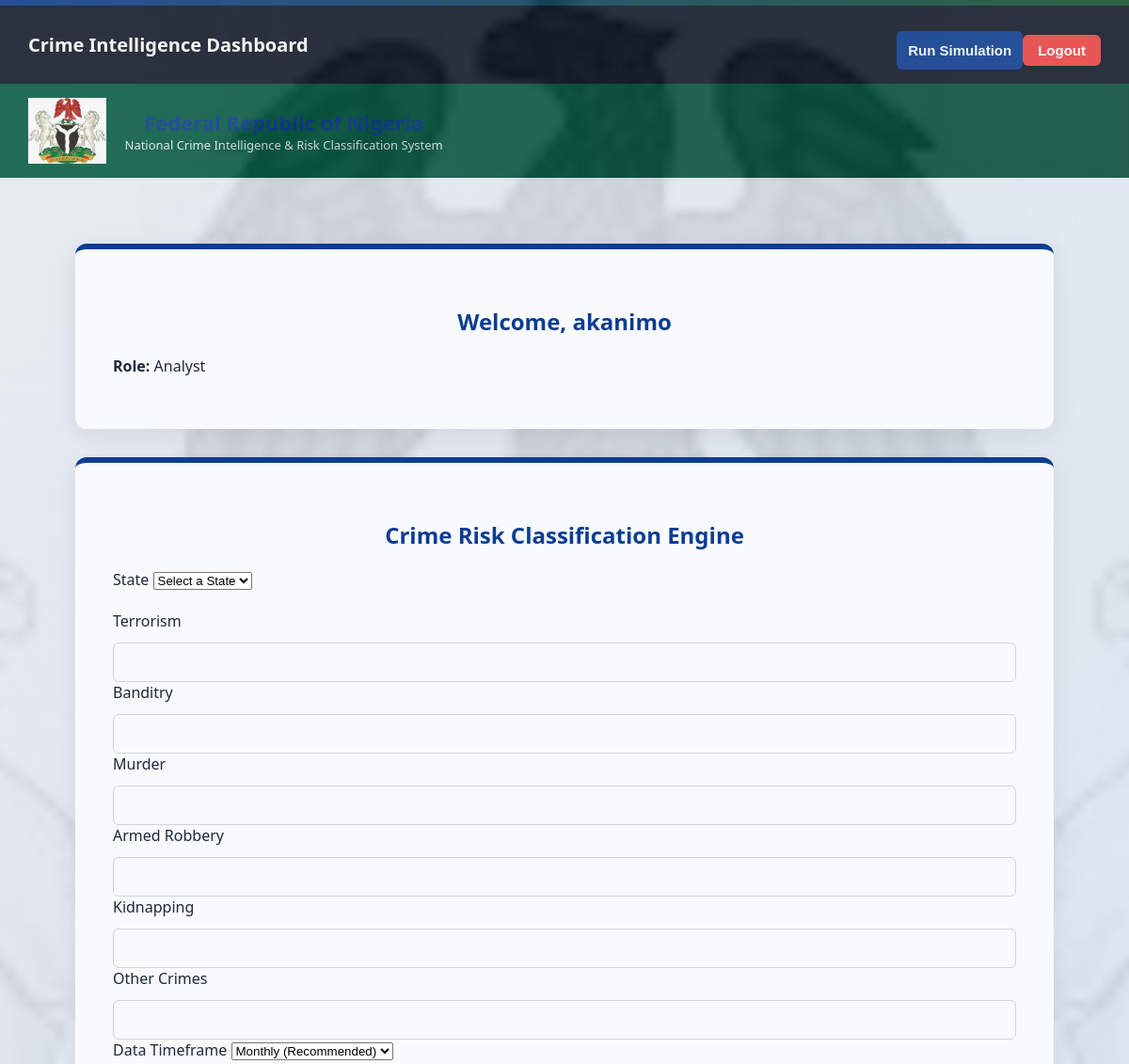
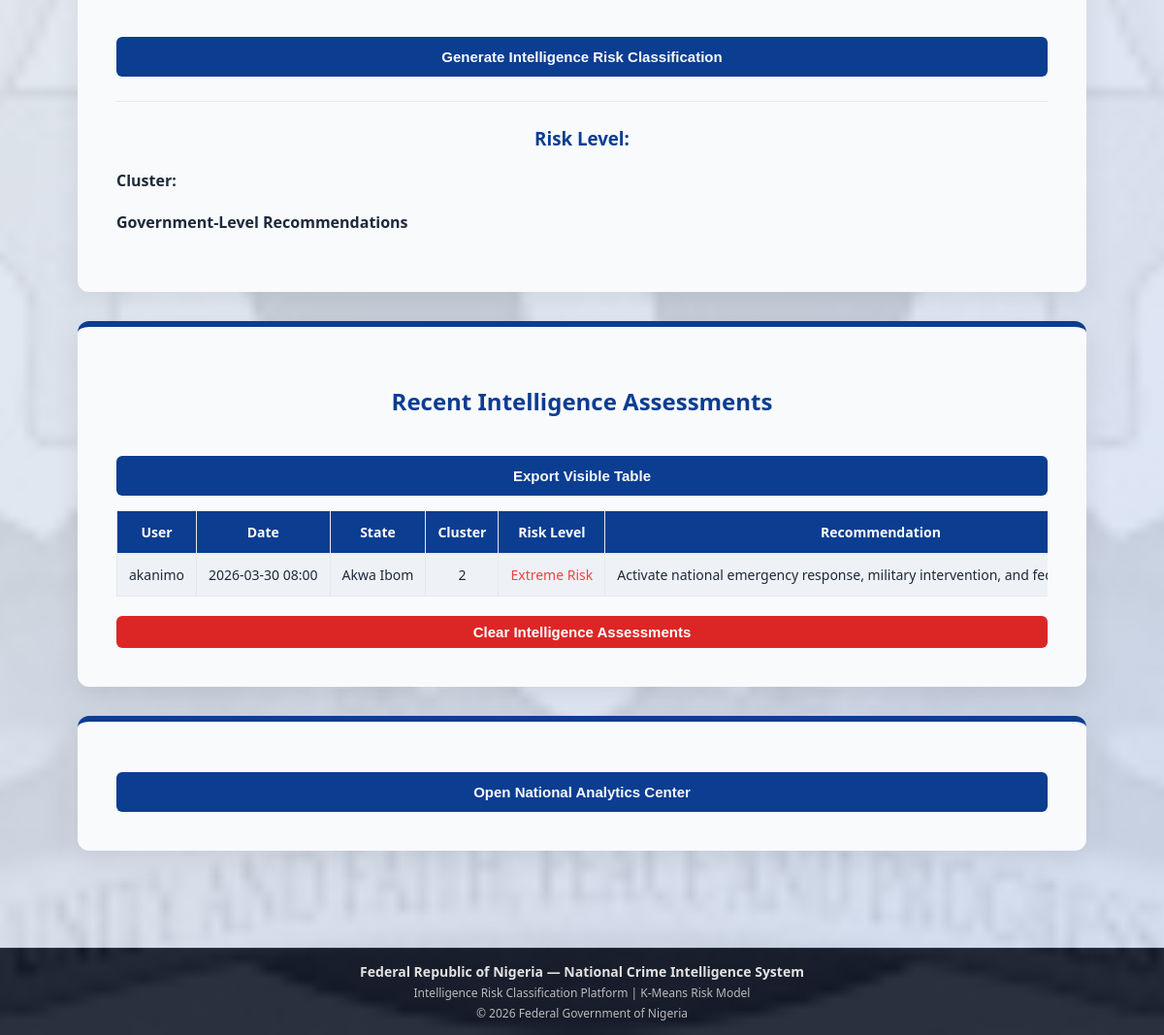
The app's page /dashboard (signed in) with its own data (2 pictures, top to bottom).
### models.py (models this page shows)
class User(Base):
    __tablename__ = "users"
    id = Column(Integer, primary_key=True, index=True)
    username = Column(String, unique=True, nullable=False)
    email = Column(String, unique=True, nullable=False)
    hashed_password = Column(String, nullable=False)
    role = Column(String, default="analyst")
    failed_attempts = Column(Integer, default=0)
    lock_until = Column(DateTime, nullable=True)
    reset_token = Column(String, nullable=True)
    reset_expiry = Column(DateTime, nullable=True)
    predictions = relationship("Prediction", back_populates="user")

class Prediction(Base):
    __tablename__ = "predictions"
    id = Column(Integer, primary_key=True, index=True)
    state = Column(String)
    Terrorism = Column(Float)
    Banditry = Column(Float)
    Murder = Column(Float)
    Armed_Robbery = Column(Float)
    Kidnapping = Column(Float)
    Other = Column(Float)
    cluster = Column(Integer)
    risk_level = Column(String)
    recommendation = Column(String, nullable=True)
    created_at = Column(DateTime, default=datetime.utcnow)
    user_id = Column(Integer, ForeignKey("users.id"))
    user = relationship("User", back_populates="predictions")

### main.py (the view)
@app.get("/dashboard")
def dashboard(
    request: Request,
    msg: str = None,
    user: models.User = Depends(get_current_user),
    db: Session = Depends(get_db)
):
    if user.role == "admin":
        history = (
        db.query(models.Prediction)
        .order_by(models.Prediction.created_at.desc())
        .all()
    )
    else:
        history = (
        db.query(models.Prediction)
        .filter(models.Prediction.user_id == user.id)
        .order_by(models.Prediction.created_at.desc())
        .all()
    )
    data = pd.read_csv("NIGERIA_2023_CRIME_WITH_CLUSTERS.csv")
    all_states = sorted(data["State"].unique().tolist())
    notification = None
    if msg == "cleared":
        notification = "All intelligence assessments have been cleared successfully."
    elif msg == "not_admin":
        notification = "Only administrators can clear intelligence assessments."
    return templates.TemplateResponse(
        "dashboard.html",
        {
            "request": request,
            "user": user,
            "history": history,
            "all_states": all_states,
            "notification": notification
        }
    )

### templates/dashboard.html (shortened to what this page needs)
<!DOCTYPE html>
<html>
<head>
    <link rel="stylesheet" href="/static/style.css">
</head>
<body>
<div class="top-bar">
    <div class="app-title">Crime Intelligence Dashboard</div>
    <div class="top-actions">
        <a href="/simulation">
    <button class="primary-btn">Run Simulation</button>
</a>
        <a href="/logout">
            <button class="logout-btn">Logout</button>
        </a>
    </div>
</div>
<div class="federal-header">
    <img src="/static/images/coat_of_arms.png" class="coat-logo">
    <div>
        <h1>Federal Republic of Nigeria</h1>
        <p>National Crime Intelligence & Risk Classification System</p>
    </div>
</div>
<div class="container">
    <div class="card">
        <h2>Welcome, {{ user.username }}</h2>
        <p><strong>Role:</strong> {{ user.role|capitalize }}</p>
    </div>
    <div class="card">
    <h2>Crime Risk Classification Engine</h2>
    <form method="post" action="/predict">
        <label>State</label>
        <select name="state" required>
            <option value="" disabled selected>Select a State</option>
        </select>
        <br><br>
        <label>Terrorism</label>
<input type="number" step="1" min="0" name="Terrorism" required>
<label>Banditry</label>
<input type="number" step="1" min="0" name="Banditry" required>
<label>Murder</label>
<input type="number" step="1" min="0" name="Murder" required>
<label>Armed Robbery</label>
<input type="number" step="1" min="0" name="Armed_Robbery" required>
<label>Kidnapping</label>
<input type="number" step="1" min="0" name="Kidnapping" required>
<label>Other Crimes</label>
<input type="number" step="1" min="0" name="Other" required>
<label>Data Timeframe</label>
<select name="timeframe" required>
    <option value="Monthly" selected>Monthly (Recommended)</option>
</select>
        <br><br>
        <button type="submit">Generate Intelligence Risk Classification</button>
    </form>
    {% if prediction is not none %}
<hr>
<h3>Risk Level: {{ risk_level }}</h3>
<p><strong>Cluster:</strong> {{ prediction }}</p>
<h4>Government-Level Recommendations</h4>
{% endif %}
</div>
    <div class="card">
       <h2>Recent Intelligence Assessments</h2>
        {% if history %}
          <div class="table-actions">
            <button onclick="exportTableToCSV()">
               Export Visible Table
            </button>
</div>
        <table id="intelligenceTable">
            <tr>
                <th>User</th>
                <th>Date</th>
                <th>State</th>
                <th>Cluster</th>
                <th>Risk Level</th>
                <th>Recommendation</th>
            </tr>
            {% for record in history %}
            <tr>
                <td>{{ record.user.username }}</td>
                <td>{{ record.created_at.strftime("%Y-%m-%d %H:%M") }}</td>
                <td>{{ record.state }}</td>
                <td>{{ record.cluster }}</td>
                <td>
                    {% if record.risk_level == "Low Risk" %}
                        <span style="color:#22c55e;">{{ record.risk_level }}</span>
                    {% elif record.risk_level == "Moderate Risk" %}
                        <span style="color:#facc15;">{{ record.risk_level }}</span>
                    {% elif record.risk_level == "High Risk" %}
                        <span style="color:#f97316;">{{ record.risk_level }}</span>
                    {% elif record.risk_level == "Extreme Risk" %}
                        <span style="color:#ef4444;">{{ record.risk_level }}</span>
                    {% else %}
                        {{ record.risk_level }}
                    {% endif %}
                </td>
                <td>{{ record.recommendation }}</td>
            </tr>
            {% endfor %}
        </table>
        <form method="post" action="/clear-history">
    <button class="danger-btn">Clear Intelligence Assessments</button>
</form>
    {% else %}
        <p>No intelligence records available yet.</p>
    {% endif %}
</div>
    <div class="card">
        <a href="/analytics">
            <button>Open National Analytics Center</button>
        </a>
    </div>
</div>
{% include "footer.html" %}
</body>
</html>

### static/style.css (style rules this page uses)
* { box-sizing: border-box; }
body { font-family: "Segoe UI", Arial, sans-serif; background: linear-gradient(135deg, #eef2f7, #e0ecff); color: #1e293b; margin: 0; padding: 0; position: relative; }
body::before { content: ""; display: block; height: 6px; background: linear-gradient(to right, #0b3d91, #14532d); }
body::after { content: ""; position: fixed; inset: 0; background-image: url("/static/images/coat_of_arms.png"); background-repeat: no-repeat; background-position: center; background-size: cover; opacity: 0.15; filter: grayscale(100%) brightness(0.75); pointer-events: none; z-index: 0; }
.container { width: 90%; max-width: 1100px; margin: 50px auto; padding: 20px; }
.card { background: #f8fafc; padding: 40px; border-radius: 12px; margin-bottom: 30px; box-shadow: 0 8px 28px rgba(0, 0, 0, 0.08); border-top: 6px solid #0b3d91; width: 100%; max-width: 100%; overflow: hidden; position: relative; z-index: 1; }
h1, h2, h3 { color: #0b3d91; margin-bottom: 20px; text-align: center; }
input { padding: 12px; margin-top: 12px; width: 100%; border-radius: 6px; border: 1px solid #d1d5db; background: #f8fafc; font-size: 14px; transition: 0.3s ease; }
button { padding: 12px; margin-top: 20px; width: 100%; border-radius: 6px; border: none; background: #0b3d91; color: #f8fafc; font-weight: 600; font-size: 15px; cursor: pointer; transition: 0.3s ease; }
a button { margin-top: 12px; }
table { width: 100%; border-collapse: collapse; margin-top: 15px; font-size: 14px; }
th, td { padding: 12px; text-align: center; border: 1px solid #e5e7eb; }
th { background: #0b3d91; color: white; }
tr:nth-child(even) { background: #eef2f7; }
.card table { display: block; overflow-x: auto; white-space: nowrap; }
hr { border: none; height: 1px; background: #e5e7eb; margin: 25px 0; }
.federal-header { display: flex; align-items: center; gap: 20px; background: linear-gradient(to right, #065f46, #064e3b); color: white; padding: 15px 30px; }
.coat-logo { height: 70px; }
.federal-header h1 { margin: 0; font-size: 22px; }
.federal-header p { margin: 0; font-size: 13px; opacity: 0.9; }
.top-bar { width: 100%; display: flex; justify-content: space-between; align-items: center; padding: 15px 30px; background-color: #111827; color: white; }
.app-title { font-size: 20px; font-weight: bold; }
.top-actions { display: flex; align-items: center; }
.logout-btn { background-color: #ef4444; color: white; border: none; padding: 8px 16px; border-radius: 6px; cursor: pointer; }
.danger-btn { background-color: #dc2626; color: white; padding: 8px 14px; border: none; border-radius: 6px; cursor: pointer; }

### records on screen
User: username "akanimo", role "Analyst"
Prediction: user.username "akanimo", created_at "2026-03-30 08:00", state "Akwa Ibom", cluster "2", risk_level "Extreme Risk", recommendation "Activate national emergency response, military intervention, and…"
